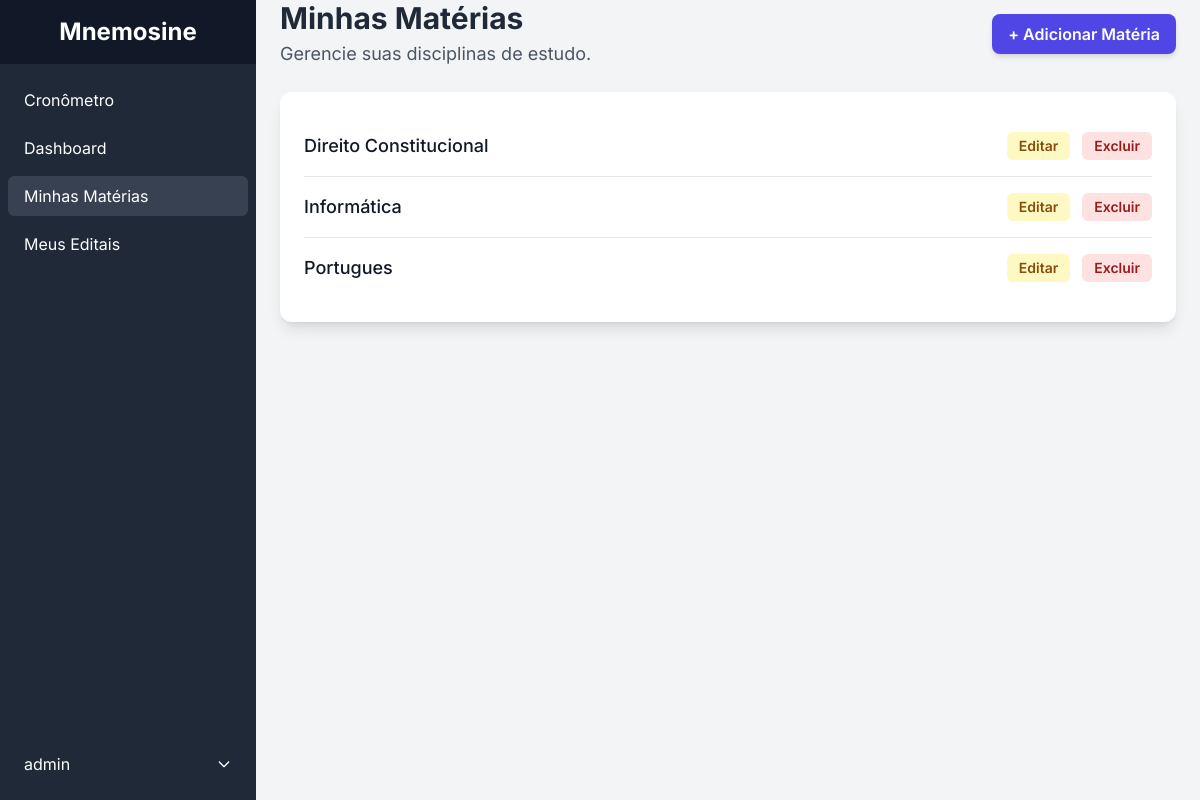
The app's page /materias/ (signed in) with its own data.
### dashboard/models.py (models this page shows, shortened)
class Materia(models.Model):
    usuario = models.ForeignKey(User, on_delete=models.CASCADE, related_name='materias')
    nome = models.CharField(max_length=100)
    class Meta:
        unique_together = ('usuario', 'nome')

### dashboard/views.py (the view)
# urls.py: path('materias/', views.listar_materias, name='listar_materias'),
@login_required
def listar_materias(request):
    materias = Materia.objects.filter(usuario=request.user)
    return render(request, 'dashboard/listar_materias.html', {'materias': materias})

### dashboard/templates/dashboard/listar_materias.html (shortened to what this page needs)
{% extends 'dashboard/base.html' %}
{% block content %}
<div class="w-full max-w-4xl mx-auto">
    <div class="flex flex-col sm:flex-row justify-between items-start sm:items-center mb-6">
        <div>
            <h1 class="text-3xl font-bold text-gray-800">Minhas Matérias</h1>
            <p class="mt-1 text-lg text-gray-600">Gerencie suas disciplinas de estudo.</p>
        </div>
        <a href="{% url 'cadastrar_materia' %}" class="mt-4 sm:mt-0 px-4 py-2 font-semibold text-white bg-indigo-600 rounded-lg shadow-md hover:bg-indigo-700">
            + Adicionar Matéria
        </a>
    </div>
    <div class="bg-white rounded-xl shadow-lg overflow-hidden">
        <div class="p-4 sm:p-6">
            {% if materias %}
                <ul class="divide-y divide-gray-200">
                    {% for materia in materias %}
                        <li class="py-4 flex flex-col sm:flex-row items-start sm:items-center justify-between">
                            <p class="text-lg font-medium text-gray-900">{{ materia.nome }}</p>
                            <div class="flex space-x-3 mt-3 sm:mt-0">
                                <a href="{% url 'editar_materia' materia.id %}" class="px-3 py-1 text-sm font-semibold text-yellow-800 bg-yellow-100 rounded-md hover:bg-yellow-200">Editar</a>
                                <a href="{% url 'deletar_materia' materia.id %}" class="px-3 py-1 text-sm font-semibold text-red-800 bg-red-100 rounded-md hover:bg-red-200">Excluir</a>
                            </div>
                        </li>
                    {% endfor %}
                </ul>
            {% else %}
                <div class="text-center py-10">
                    <p class="text-gray-500">Você ainda não cadastrou nenhuma matéria.</p>
                    <p class="text-gray-500 mt-1">Clique em "Adicionar Matéria" para começar.</p>
                </div>
            {% endif %}
        </div>
    </div>
</div>
{% endblock %}

### dashboard/templates/dashboard/base.html (shortened to what this page needs)
<!DOCTYPE html>
<html lang="pt-BR">
<head>
    <script src="https://cdn.tailwindcss.com"></script>
</head>
<body class="bg-gray-100">
<div class="flex min-h-screen">
    {% if user.is_authenticated %}
    <div class="hidden md:flex flex-col w-64 bg-gray-800 text-white">
        <div class="flex items-center justify-center h-16 bg-gray-900">
            <h1 class="text-2xl font-bold">Mnemosine</h1>
        </div>
        <div class="flex flex-col flex-1 overflow-y-auto">
            <nav class="flex-1 px-2 py-4">
                <a href="{% url 'home' %}" class="flex items-center px-4 py-2 rounded-md hover:bg-gray-700 {% if request.resolver_match.url_name == 'home' %}bg-gray-700{% endif %}">
                    <span>Cronômetro</span>
                </a>
                <a href="{% url 'dashboard' %}" class="flex items-center px-4 py-2 mt-2 rounded-md hover:bg-gray-700 {% if request.resolver_match.url_name == 'dashboard' %}bg-gray-700{% endif %}">
                    <span>Dashboard</span>
                </a>
                <a href="{% url 'listar_materias' %}" class="flex items-center px-4 py-2 mt-2 rounded-md hover:bg-gray-700 {% if request.resolver_match.url_name == 'listar_materias' %}bg-gray-700{% endif %}">
                    <span>Minhas Matérias</span>
                </a>
                <a href="{% url 'edital:edital_list' %}" class="flex items-center px-4 py-2 mt-2 rounded-md hover:bg-gray-700 {% if 'edital' in request.resolver_match.app_names %}bg-gray-700{% endif %}">
                    <span>Meus Editais</span>
                </a>
            </nav>
        </div>
         <div class="px-2 py-4" x-data="{ open: false }">
            <div @click="open = !open" class="cursor-pointer flex items-center justify-between px-4 py-2 rounded-md hover:bg-gray-700">
                <span>{{ user.username }}</span>
                <svg class="h-4 w-4" :class="{'rotate-180': open}" fill="none" viewBox="0 0 24 24" stroke="currentColor"><path stroke-linecap="round" stroke-linejoin="round" stroke-width="2" d="M19 9l-7 7-7-7" /></svg>
            </div>
        </div>
    </div>
    {% endif %}
    <main class="flex-1">
        {% block content %}{% endblock %}
    </main>
</div>
</body>
</html>

### dashboard/templates/dashboard/base.html (style rules this page uses)
body { font-family: 'Inter', sans-serif; }

### records on screen
Materia: nome "Direito Constitucional"
Materia: nome "Informática"
Materia: nome "Portugues"

### other values on screen
{{ user.username }} "admin"
